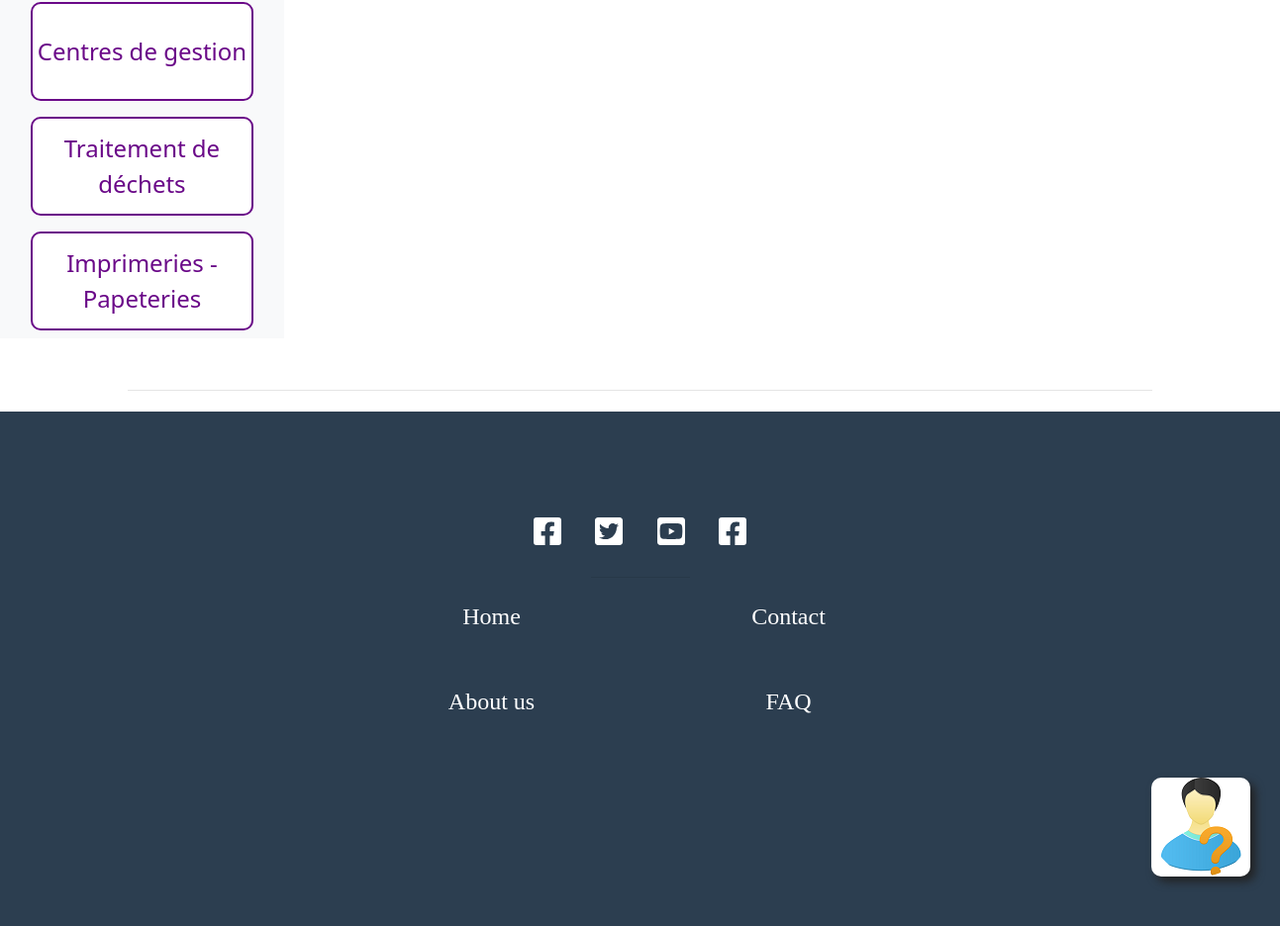
The app's page /post (lower part), older data.
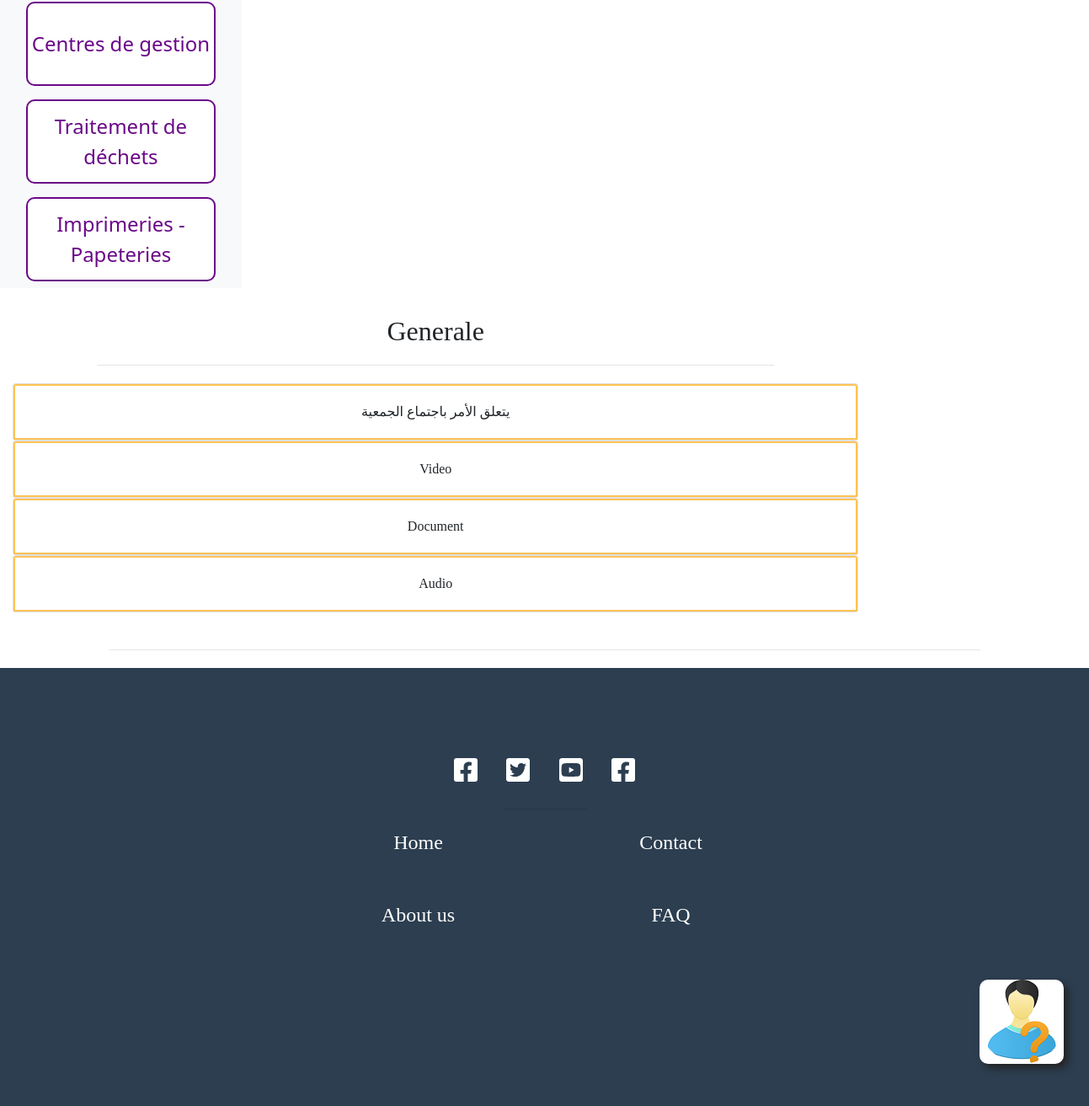
The same page, newer data.
### odcoapp/models.py (models this page shows, shortened)
class Secteur(models.Model):
    namefr = models.CharField(max_length=50)
    namear = models.CharField(max_length=50)

class Assistance(models.Model):
    titre = models.CharField(max_length=100)
    date_of = models.DateTimeField(max_length=20, default=datetime.now)
    secteur = models.ForeignKey('Secteur', on_delete=models.CASCADE,default=0)
    pre_post = models.ForeignKey('pre_post', on_delete=models.CASCADE,default=0)
    text = models.TextField()
    langue = models.CharField(max_length=10, default=0)

### odcoapp/views.py (the view)
# urls.py: path(r'post', Post, name="Post"),
def Post(request):
    video = Video.objects.filter(pre_post__namefr="post_creation")
    post = Assistance.objects.filter(pre_post__namefr="post_creation")
    sect = Secteur.objects.all()
    doc = Doc.objects.filter(pre_post__namefr="post_creation")
    audio = Audio.objects.filter(pre_post__namefr="post_creation", langue="fr")
    return render(request, 'post.html', {"post": post, "sect": sect, "video": video, "doc": doc, "audio": audio})

### odcoapp/templates/post.html (shortened to what the changed rows need)
{% load static %}
{% load pwa %}
{% block content %}
<html lang="en" class="fontawesome-i2svg-active fontawesome-i2svg-complete">
<head>
    <link rel="stylesheet" href="https://cdnjs.cloudflare.com/ajax/libs/font-awesome/5.13.0/css/all.min.css">
    <link rel="stylesheet" href="https://maxcdn.bootstrapcdn.com/bootstrap/4.4.1/css/bootstrap.min.css">
</head>
<body translate="no">
<div class="F-C-wrapper">
    <div class="item flex-contenue">
        <div class="col pt-2">
            {% for s in sect %}
            {% if s.namefr == "Generale" %}
            <div id="Generale">
                {% else %}
                <div id="{{s.namefr}}" style="display: none;">
                    {% endif %}
                    <br>
                    <center><h2>{{s.namefr}}</h2></center>
                    <center>
                        <hr style="width: 80%;"/>
                    </center>
                    <div id="accordion{{s.namefr}}">
                        {% for p in post %}
                        {% if s.namefr in p.secteur.namefr %}
                        <div class="card">
                            <div class="card-header" id="heading{{p.id}}">
                                <h5 class="mb-0 text-center">
                                    <button class="btn  collapsed " data-toggle="collapse"
                                            data-target="#collapse{{p.id}}" aria-expanded="false"
                                            aria-controls="collapse{{p.id}}">
                                        {{p.titre}}
                                    </button>
                                </h5>
                            </div>
                        </div>
                        {% endif %}
                        {% endfor %}
                        <div class="card">
                            <div class="card-header" id="headingvideo{{s.namefr}}">
                                <h5 class="mb-0 text-center">
                                    <button class="btn  collapsed " data-toggle="collapse"
                                            data-target="#collapsevideo{{s.namefr}}" aria-expanded="false"
                                            aria-controls="collapsevideo{{s.namefr}}">
                                        Video
                                    </button>
                                </h5>
                            </div>
                        </div>
                        <div class="card">
                            <div class="card-header" id="headingdoc">
                                <h5 class="mb-0 text-center">
                                    <button class="btn  collapsed " data-toggle="collapse"
                                            data-target="#collapsedoc{{s.namefr}}" aria-expanded="false"
                                            aria-controls="collapsedoc{{s.namefr}}">
                                        Document
                                    </button>
                                </h5>
                            </div>
                        </div>
                        <div class="card">
                            <div class="card-header" id="headingaudio">
                                <h5 class="mb-0 text-center">
                                    <button class="btn  collapsed " data-toggle="collapse"
                                            data-target="#collapseaudio{{s.namefr}}" aria-expanded="false"
                                            aria-controls="collapseaudio{{s.namefr}}">
                                        Audio
                                    </button>
                                </h5>
                            </div>
                        </div>
                    </div>
                </div>
                {% endfor %}
            </div>
        </div>
    </div>
<br/>
</body>
</body>
</html>
{% endblock %}

Row changes from the older to the newer data that the page shows:
now on this page (row edited): Secteur: namefr "Generale"
added Assistance: titre "يتعلق الأمر باجتماع الجمعية"
